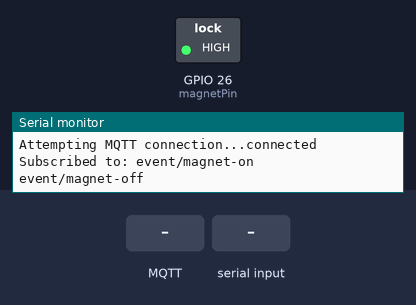
Simulated run of this sketch. Board: ESP32. On the bench: switched loads named in the sketch (green lamp = pin HIGH), the last lines printed to the serial monitor. The test bench sets the inputs (shaded band). WiFi joins after 1.5 s; servers stay silent unless stated; random numbers use the default seed unless the sketch sets one; no MQTT or app messages arrive unless stated.

Above: at 2.7 s.
2.8 s: MQTT message "0" arrives on the first subscribed topic
At 3.8 s:
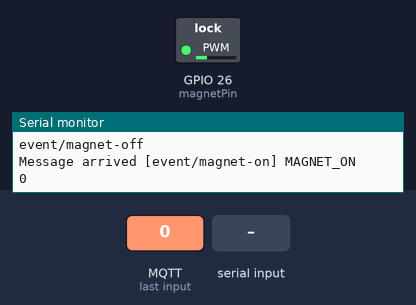
4.3 s: "1\n" received over Serial
At 4.8 s:
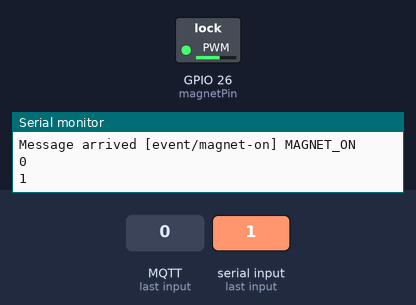
5.8 s: MQTT message "2" arrives on the first subscribed topic
At 6.7 s:
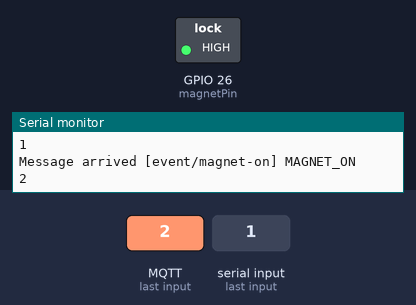
8.8 s: MQTT message "0" arrives on the second subscribed topic
At 9.9 s:
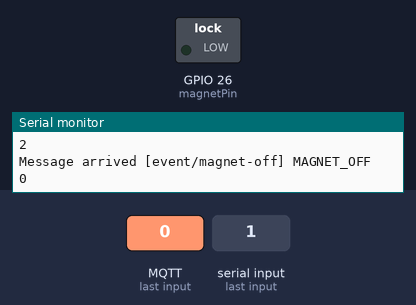
10.3 s: MQTT message "1" arrives on the first subscribed topic
At 10.9 s:
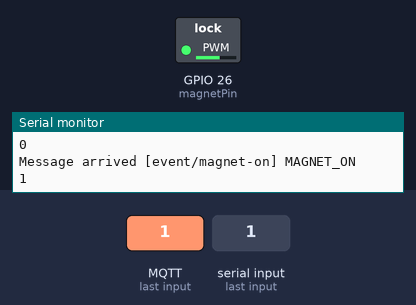
Timing chart, 0 to 12.8 s (numbered marks = the images above; inputs shaded):
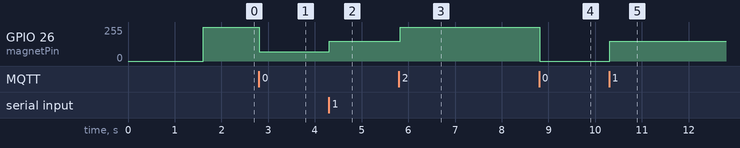

Measured:
- after the input at 2.8 s, GPIO 26 (magnetPin): 255/255 → 70/255 at once
- after the input at 4.3 s, GPIO 26 (magnetPin): 70/255 → 150/255 at once
- after the input at 5.8 s, GPIO 26 (magnetPin): 150/255 → 255/255 at once
- after the input at 8.8 s, GPIO 26 (magnetPin): 255/255 → 0/255 at once
- after the input at 10.3 s, GPIO 26 (magnetPin): 0/255 → 150/255 at once

The sketch:

bottles.ino
```cpp
#include <SPI.h>
#include <MFRC522.h>
#include <WiFi.h>
#include <PubSubClient.h>

// WiFi credentials
const char* ssid = "pana";
const char* password = "bingbong8202";

// MQTT broker settings
const char* mqtt_server = "192.168.1.235";
const int mqtt_port = 1883;
const char* mqtt_user = "";
const char* mqtt_password = "";

// MQTT topics
const char* MAGNET_ON = "event/magnet-on";
const char* MAGNET_OFF = "event/magnet-off";

WiFiClient espClient;
PubSubClient client(espClient);

// NFC
#define SS_PIN 5
#define RST_PIN 21
#define BUTTON_PIN 13

int tag = 0;

// magnets
int magnetPin = 26;
int magnetValue = 2;

MFRC522 mfrc522(SS_PIN, RST_PIN);

void setup() {
  Serial.begin(115200);
    // Connect to WiFi
  setup_wifi();

  // Configure MQTT
  client.setServer(mqtt_server, mqtt_port);
  client.setCallback(callback);

  SPI.begin();
  mfrc522.PCD_Init();
  Serial.println("Scan an RFID tag...");

  pinMode(BUTTON_PIN, INPUT_PULLUP);
  pinMode(magnetPin, OUTPUT);
}

void callback(char* topic, byte* payload, unsigned int length) {
  Serial.print("Message arrived [");
  Serial.print(topic);
  Serial.print("] ");

  String message = "";
  for (int i = 0; i < length; i++) {
    message += (char)payload[i];
  }

  if (strcmp(topic, MAGNET_ON) == 0) {
    Serial.println("MAGNET_ON");
    // we expect message magnetValue
    magnetValue = message.toInt();
  } else if (strcmp(topic, MAGNET_OFF) == 0) {
    Serial.println("MAGNET_OFF");
    magnetValue = -1; // Set to -1 to indicate off state
  }

  Serial.println(message);
}


void loop() {
 if (!client.connected()) {
    reconnect();
  }
  client.loop();

  //magnets
  if (Serial.available() > 0) {
    String input = Serial.readStringUntil('\n');  // Read until newline
    magnetValue = input.toInt();
    Serial.println(magnetValue);
  }
  if (magnetValue == 0) {
    analogWrite(magnetPin, 70);
  } else if (magnetValue == 1) {
    analogWrite(magnetPin, 150);
  } else if (magnetValue == 2) {
    analogWrite(magnetPin, 255);
  } else {
    analogWrite(magnetPin, 0); // Turn magnet off for any other value
  }

  //NFC
  if (!mfrc522.PICC_IsNewCardPresent()) return;
  if (!mfrc522.PICC_ReadCardSerial()) return;

  // Tag #1 - 51 - Ecoli
  // Tag #2 - 35 - Pseudo
  // Tag #3 - 83 - Klebsia
  tag = mfrc522.uid.uidByte[0];

  if (tag == 51) {
    // send Ecoli
      client.publish("setvar/bacteria", "ECOLI");
  } else if (tag == 35) {
    // send Pseudo
    client.publish("setvar/bacteria", "PSEUDO");
  } else if (tag == 83) {
    // send Klebsia
    client.publish("setvar/bacteria", "KLEBSIA");
  }

  Serial.print("Tag UID: ");
  Serial.print(mfrc522.uid.uidByte[0]);
  Serial.println();

  mfrc522.PICC_HaltA();
  mfrc522.PCD_StopCrypto1();

  //Button
  if (digitalRead(BUTTON_PIN) == LOW) {
    client.publish("event/start", "");
    delay(500);
  }
}

void setup_wifi() {
  delay(10);
  Serial.println();
  Serial.print("Connecting to ");
  Serial.println(ssid);

  WiFi.begin(ssid, password);

  while (WiFi.status() != WL_CONNECTED) {
    delay(500);
    Serial.print(".");
  }

  Serial.println("");
  Serial.println("WiFi connected");
  Serial.println("IP address: ");
  Serial.println(WiFi.localIP());
}


void reconnect() {
  // Loop until we're reconnected
  while (!client.connected()) {
    Serial.print("Attempting MQTT connection...");

    // Create a random client ID
    String clientId = "ESP32Client-";
    clientId += String(random(0xffff), HEX);

    // Attempt to connect
    if (client.connect(clientId.c_str(), mqtt_user, mqtt_password)) {
      Serial.println("connected");

      // Subscribe to control topic
      client.subscribe(MAGNET_ON);
      client.subscribe(MAGNET_OFF);

      Serial.print("Subscribed to: ");
      Serial.println(MAGNET_ON);
      Serial.println(MAGNET_OFF);

      // Publish connection message
      client.publish("event/connected", "magnet esp");

    } else {
      Serial.print("failed, rc=");
      Serial.print(client.state());
      Serial.println(" try again in 5 seconds");
      delay(5000);
    }
  }
}
```
